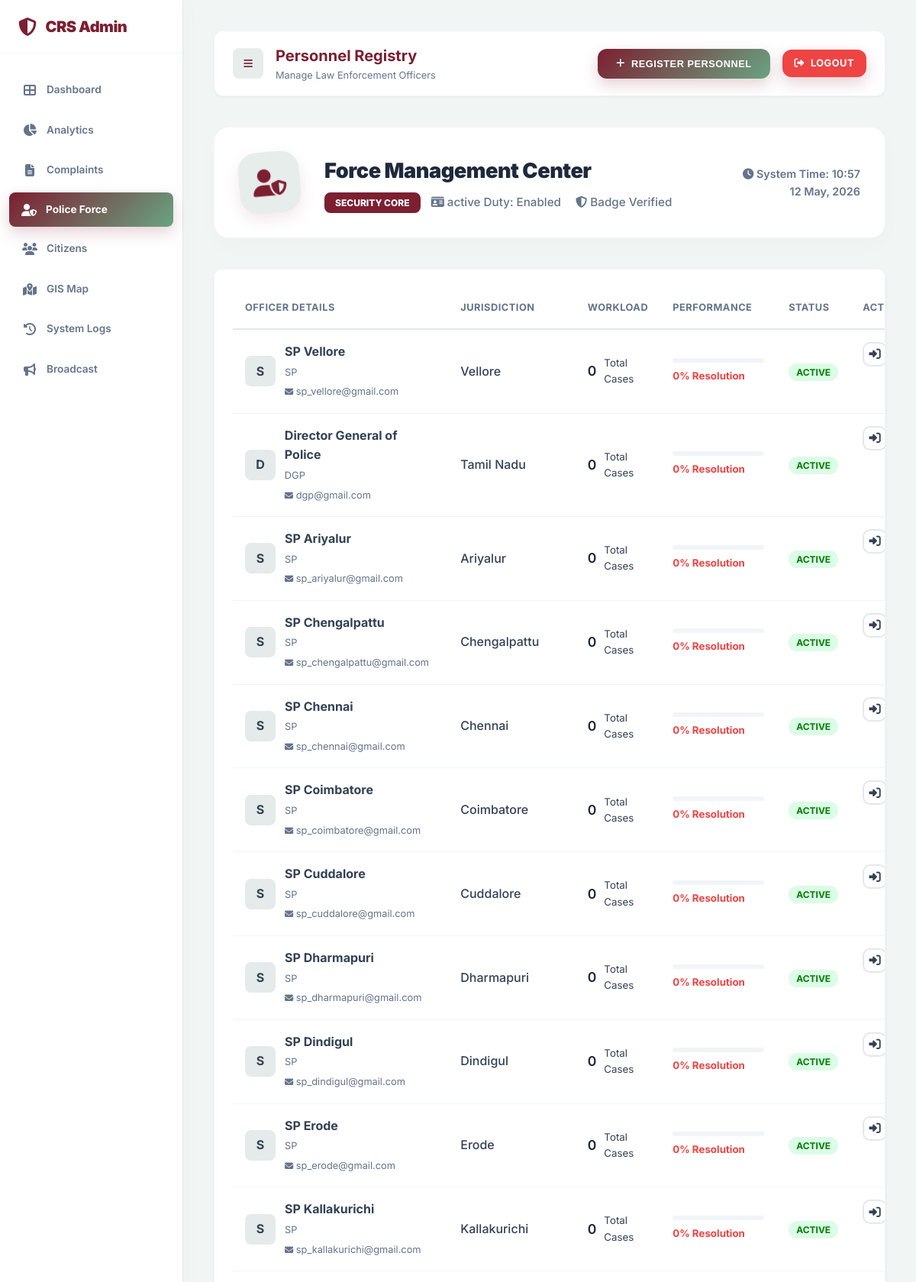
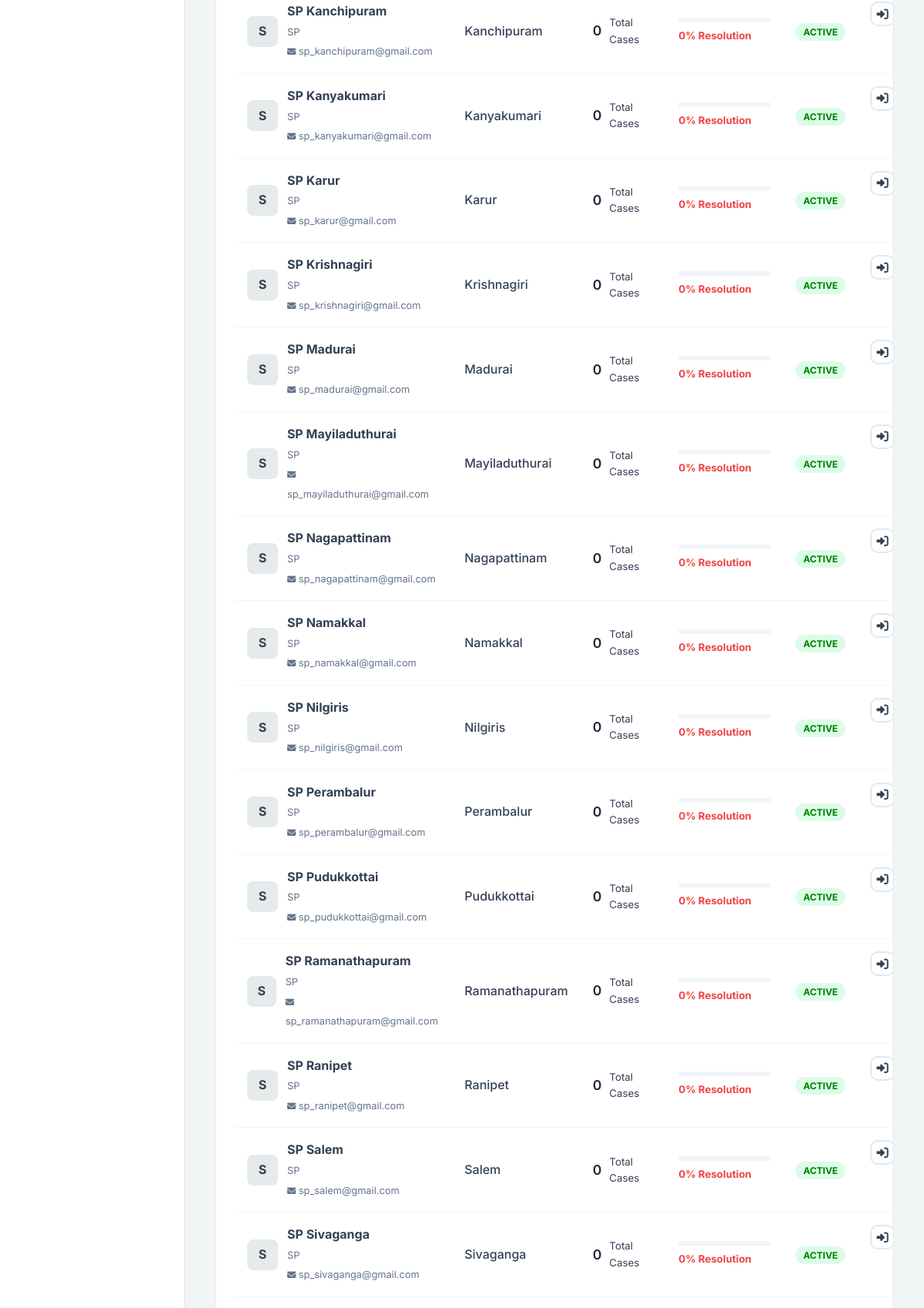
Screenshot of /admin_police.php (signed in, upper part) with the database file from the repository (2 pictures, top to bottom).
### tables this page shows
CREATE TABLE `users` (
  `id` int(11) NOT NULL AUTO_INCREMENT,
  `full_name` varchar(100) NOT NULL,
  `email` varchar(100) NOT NULL,
  `password` varchar(255) NOT NULL,
  `mobile` varchar(15) DEFAULT NULL,
  `role` enum('citizen','police','admin') NOT NULL DEFAULT 'citizen',
  `address` text DEFAULT NULL,
  `state` varchar(50) DEFAULT NULL,
  `district` varchar(50) DEFAULT NULL,
  `pincode` varchar(10) DEFAULT NULL,
  `badge_number` varchar(50) DEFAULT NULL,
  `rank` varchar(50) DEFAULT NULL,
  `specialization` varchar(100) DEFAULT NULL,
  `police_status` enum('Active','Inactive') DEFAULT 'Active',
  `created_at` timestamp NOT NULL DEFAULT current_timestamp(),
  `updated_at` timestamp NOT NULL DEFAULT current_timestamp() ON UPDATE current_timestamp(),
  `district_id` int(11) DEFAULT NULL,
  PRIMARY KEY (`id`),
  UNIQUE KEY `email` (`email`),
  UNIQUE KEY `badge_number` (`badge_number`),
  CONSTRAINT `fk_user_district` FOREIGN KEY (`district_id`) REFERENCES `districts` (`id`)
);

### public/admin_police.php (the view, shortened to what this page needs)
<?php
require_once '../app/config/db.php';
$sql = "SELECT u.*,
        (SELECT COUNT(*) FROM crimes WHERE assigned_to = u.id) as case_count,
        (SELECT COUNT(*) FROM crimes WHERE assigned_to = u.id AND status IN ('Resolved', 'Closed')) as resolved_count
        FROM users u WHERE u.role = 'police' ORDER BY u.created_at DESC";
$officers = $pdo->query($sql)->fetchAll();
?>
<!DOCTYPE html>
<html lang="en">
<head>
    <link rel="stylesheet" href="assets/css/style.css">
    <link rel="stylesheet" href="https://cdnjs.cloudflare.com/ajax/libs/font-awesome/6.4.0/css/all.min.css">
</head>
<body>
    <div class="admin-container">
        <aside class="sidebar" id="sidebar">
            <div class="sidebar-brand">
                <i class="fas fa-shield-halved" style="color: var(--color-claret);"></i>
                <span class="brand-text">CRS Admin</span>
            </div>
            <nav class="nav-group">
                <a href="admin_dashboard" class="nav-item">
                    <i class="fas fa-th-large"></i>
                    <span class="nav-text">Dashboard</span>
                </a>
                <a href="admin_analytics" class="nav-item">
                    <i class="fas fa-chart-pie"></i>
                    <span class="nav-text">Analytics</span>
                </a>
                <a href="admin_crimes" class="nav-item">
                    <i class="fas fa-file-alt"></i>
                    <span class="nav-text">Complaints</span>
                </a>
                <a href="admin_police" class="nav-item active">
                    <i class="fas fa-user-shield"></i>
                    <span class="nav-text">Police Force</span>
                </a>
                <a href="admin_users" class="nav-item">
                    <i class="fas fa-users"></i>
                    <span class="nav-text">Citizens</span>
                </a>
                <a href="admin_map" class="nav-item">
                    <i class="fas fa-map-marked-alt"></i>
                    <span class="nav-text">GIS Map</span>
                </a>
                <a href="admin_logs" class="nav-item">
                    <i class="fas fa-history"></i>
                    <span class="nav-text">System Logs</span>
                </a>
                <a href="admin_broadcast" class="nav-item">
                    <i class="fas fa-bullhorn"></i>
                    <span class="nav-text">Broadcast</span>
                </a>
            </nav>
        </aside>
        <main class="main-content" id="mainContent">
            <div class="top-bar" style="display: flex; justify-content: space-between; align-items: center; margin-bottom: 2.5rem; background: white; padding: 1rem 1.5rem; border-radius: 12px; box-shadow: 0 1px 3px rgba(0,0,0,0.05); border: 1px solid #f1f5f9;">
                <div style="display: flex; align-items: center; gap: 1rem;">
                    <button id="desktopToggle" style="background: var(--color-smoke); border: none; width: 40px; height: 40px; border-radius: 8px; cursor: pointer; color: var(--color-claret); display: flex; align-items: center; justify-content: center;">
                        <i class="fas fa-bars"></i>
                    </button>
                    <div>
                        <h2 style="font-size: 1.25rem; font-weight: 700; color: var(--color-claret); margin: 0;">Personnel Registry</h2>
                        <p style="font-size: 0.8rem; color: #64748b; margin: 0;">Manage Law Enforcement Officers</p>
                    </div>
                </div>
                <div style="display: flex; align-items: center; gap: 1rem;">
                    <button onclick="document.getElementById('addForm').style.display='block'" class="btn-mixed add-police-btn">
                        <i class="fas fa-plus"></i> Register Personnel
                    </button>
                    <a href="logout" class="btn-mixed" style="padding: 0.5rem 1rem; font-size: 0.8rem; background: #ef4444 !important;">
                        <i class="fas fa-sign-out-alt"></i> LOGOUT
                    </a>
                </div>
            </div>
            <div class="admin-banner">
                <div class="banner-icon">
                    <i class="fas fa-user-shield"></i>
                </div>
                <div class="banner-info">
                    <h2>Force Management Center</h2>
                    <p>
                        <span class="tag">Security Core</span>
                        <span><i class="fas fa-id-card"></i> active Duty: Enabled</span>
                        <span style="margin-left: 15px;"><i class="fas fa-shield-halved"></i> Badge Verified</span>
                    </p>
                </div>
                <div style="text-align: right; color: #64748b; font-size: 0.9rem; font-weight: 600;">
                    <i class="fas fa-clock"></i> System Time: <?php echo date('H:i'); ?><br>
                    <?php echo date('d M, Y'); ?>
                </div>
            </div>
            <div class="table-responsive desktop-view" style="background: white; border-radius: 10px; padding: 1.5rem; box-shadow: 0 2px 4px rgba(0,0,0,0.05); border: 1px solid #f1f5f9;">
                <table style="width: 100%; border-collapse: collapse;">
                    <thead>
                        <tr style="text-align: left; border-bottom: 2px solid #e2e8f0; color: var(--text-muted); font-size: 0.8rem; text-transform: uppercase; letter-spacing: 0.5px;">
                            <th style="padding: 1rem;">Officer Details</th>
                            <th style="padding: 1rem;">Jurisdiction</th>
                            <th style="padding: 1rem;">Workload</th>
                            <th style="padding: 1rem;">Performance</th>
                            <th style="padding: 1rem;">Status</th>
                            <th style="padding: 1rem;">Action</th>
                        </tr>
                    </thead>
                    <tbody>
                        <?php foreach($officers as $off): ?>
                        <tr style="border-bottom: 1px solid #f1f5f9;">
                            <td style="padding: 1rem;">
                                <div style="display: flex; align-items: center; gap: 12px;">
                                    <div style="width: 40px; height: 40px; background: rgba(0, 54, 49, 0.1); color: var(--primary-green); border-radius: 8px; display: flex; align-items: center; justify-content: center; font-weight: 700;">
                                        <?php echo substr($off['full_name'], 0, 1); ?>
                                    </div>
                                    <div>
                                        <strong style="color: var(--primary-green);"><?php echo htmlspecialchars($off['full_name']); ?></strong><br>
                                        <small style="color: #64748b; font-size: 0.8rem;"><?php echo htmlspecialchars($off['rank']); ?></small><br>
                                        <small style="color: #64748b; font-size: 0.8rem;"><i class="fas fa-envelope" style="font-size: 0.7rem;"></i> <?php echo htmlspecialchars($off['email']); ?></small>
                                    </div>
                                </div>
                            </td>
                            <td style="padding: 1rem;">
                                <span style="font-weight: 500;"><?php echo htmlspecialchars($off['district'] ?? 'N/A'); ?></span>
                            </td>
                            <td style="padding: 1rem;">
                                <div style="display: flex; align-items: center; gap: 10px;">
                                    <span style="font-weight: 600; font-size: 1.1rem; color: #1e293b;"><?php echo $off['case_count']; ?></span>
                                    <small class="text-muted">Total Cases</small>
                                </div>
                            </td>
                            <td style="padding: 1rem;">
                                <?php
                                    $rate = ($off['case_count'] > 0) ? round(($off['resolved_count'] / $off['case_count']) * 100) : 0;
                                    $col = $rate > 70 ? '#16a34a' : ($rate > 40 ? '#ca8a04' : '#ef4444');
                                ?>
                                <div style="width: 120px; height: 6px; background: #f1f5f9; border-radius: 3px; overflow: hidden; margin-bottom: 4px;">
                                </div>
                                <small style="color: <?php echo $col; ?>; font-weight: 700;"><?php echo $rate; ?>% Resolution</small>
                            </td>
                            <td style="padding: 1rem;"><span style="color: green; background: #dcfce7; padding: 4px 10px; border-radius: 50px; font-size: 0.75rem; font-weight: 700;">ACTIVE</span></td>
                            <td style="padding: 1rem; display: flex; gap: 8px;">
                                <form method="POST" style="margin:0;">
                                    <button type="submit" name="login_as_police" class="btn btn-outline" style="color: var(--primary-green); border-color: var(--sidebar-border); padding: 0.4rem; width: 32px; height: 32px;" title="Login as Officer">
                                        <i class="fas fa-sign-in-alt"></i>
                                    </button>
                                </form>
                            </td>
                        </tr>
                        <?php endforeach; ?>
                    </tbody>
                </table>
            </div>
        </main>
    </div>
</body>
</html>

### public/assets/css/style.css (style rules this page uses)
:root { --primary: #4f46e5; --primary-dark: #4338ca; --primary-light: #e0e7ff; --secondary: #0f172a; --accent: #0ea5e9; --success: #10b981; --warning: #f59e0b; --danger: #ef4444; --background: #f8fafc; --surface: #ffffff; --text-main: #334155; --text-muted: #64748b; --border: #e2e8f0; --sidebar-width: 220px; --header-height: 70px; }
* { box-sizing: border-box; margin: 0; padding: 0; }
html, body { font-family: 'Inter', system-ui, -apple-system, sans-serif; background-color: var(--background); color: var(--text-main); line-height: 1.6; -webkit-font-smoothing: antialiased; width: 100%; max-width: 100%; overflow-x: hidden; }
.main-content { flex: 1; margin-left: var(--sidebar-width); padding: 2rem; transition: margin-left 0.3s ease; }
.sidebar { width: var(--sidebar-width); background: var(--surface); color: var(--secondary); position: fixed; top: 0; left: 0; bottom: 0; z-index: 1000; border-right: 1px solid var(--border); display: flex; flex-direction: column; box-shadow: 4px 0 24px rgba(0, 0, 0, 0.02); transition: transform 0.3s ease; }
.sidebar-brand { height: var(--header-height); display: flex; align-items: center; padding: 0 1.5rem; font-size: 1.25rem; font-weight: 800; color: var(--primary); border-bottom: 1px solid var(--border); gap: 12px; }
.sidebar-brand i { font-size: 1.5rem; }
.nav-item { display: flex; align-items: center; padding: 0.75rem 1rem; color: var(--text-muted); text-decoration: none; border-radius: 10px; font-weight: 600; transition: all 0.2s; font-size: 0.85rem; }
.nav-item i { width: 20px; font-size: 1rem; margin-right: 12px; text-align: center; }
.nav-item.active { background: var(--primary); color: white; box-shadow: 0 4px 12px rgba(79, 70, 229, 0.3); }
.banner-icon { width: 64px; height: 64px; background: rgba(255, 255, 255, 0.2); border-radius: 50%; display: flex; align-items: center; justify-content: center; font-size: 1.5rem; backdrop-filter: blur(4px); }
.table-responsive { overflow-x: auto; -webkit-overflow-scrolling: touch; width: 100%; }
.btn { display: inline-flex; align-items: center; justify-content: center; padding: 0.75rem 1.5rem; border-radius: 10px; font-weight: 600; cursor: pointer; text-decoration: none; transition: all 0.2s; border: none; font-size: 0.95rem; gap: 8px; }
.btn-outline { background: transparent; border: 2px solid var(--border); color: var(--text-muted); }

### rows the page displays
users: full_name "S", full_name "SP Vellore", rank "SP", email "sp_vellore@gmail.com", district "Vellore", case_count "0", rate "0"
users: full_name "D", full_name "Director General of Police", rank "DGP", email "dgp@gmail.com", district "Tamil Nadu", case_count "0", rate "0"
users: full_name "S", full_name "SP Ariyalur", rank "SP", email "sp_ariyalur@gmail.com", district "Ariyalur", case_count "0", rate "0"
users: full_name "S", full_name "SP Chengalpattu", rank "SP", email "sp_chengalpattu@gmail.com", district "Chengalpattu", case_count "0", rate "0"
users: full_name "S", full_name "SP Chennai", rank "SP", email "sp_chennai@gmail.com", district "Chennai", case_count "0", rate "0"
users: full_name "S", full_name "SP Coimbatore", rank "SP", email "sp_coimbatore@gmail.com", district "Coimbatore", case_count "0", rate "0"
users: full_name "S", full_name "SP Cuddalore", rank "SP", email "sp_cuddalore@gmail.com", district "Cuddalore", case_count "0", rate "0"
users: full_name "S", full_name "SP Dharmapuri", rank "SP", email "sp_dharmapuri@gmail.com", district "Dharmapuri", case_count "0", rate "0"
users: full_name "S", full_name "SP Dindigul", rank "SP", email "sp_dindigul@gmail.com", district "Dindigul", case_count "0", rate "0"
users: full_name "S", full_name "SP Erode", rank "SP", email "sp_erode@gmail.com", district "Erode", case_count "0", rate "0"
users: full_name "S", full_name "SP Kallakurichi", rank "SP", email "sp_kallakurichi@gmail.com", district "Kallakurichi", case_count "0", rate "0"
users: full_name "S", full_name "SP Kanchipuram", rank "SP", email "sp_kanchipuram@gmail.com", district "Kanchipuram", case_count "0", rate "0"
users: full_name "S", full_name "SP Kanyakumari", rank "SP", email "sp_kanyakumari@gmail.com", district "Kanyakumari", case_count "0", rate "0"
users: full_name "S", full_name "SP Karur", rank "SP", email "sp_karur@gmail.com", district "Karur", case_count "0", rate "0"
users: full_name "S", full_name "SP Krishnagiri", rank "SP", email "sp_krishnagiri@gmail.com", district "Krishnagiri", case_count "0", rate "0"
users: full_name "S", full_name "SP Madurai", rank "SP", email "sp_madurai@gmail.com", district "Madurai", case_count "0", rate "0"
users: full_name "S", full_name "SP Mayiladuthurai", rank "SP", email "sp_mayiladuthurai@gmail.com", district "Mayiladuthurai", case_count "0", rate "0"
users: full_name "S", full_name "SP Nagapattinam", rank "SP", email "sp_nagapattinam@gmail.com", district "Nagapattinam", case_count "0", rate "0"
users: full_name "S", full_name "SP Namakkal", rank "SP", email "sp_namakkal@gmail.com", district "Namakkal", case_count "0", rate "0"
users: full_name "S", full_name "SP Nilgiris", rank "SP", email "sp_nilgiris@gmail.com", district "Nilgiris", case_count "0", rate "0"
users: full_name "S", full_name "SP Perambalur", rank "SP", email "sp_perambalur@gmail.com", district "Perambalur", case_count "0", rate "0"
users: full_name "S", full_name "SP Pudukkottai", rank "SP", email "sp_pudukkottai@gmail.com", district "Pudukkottai", case_count "0", rate "0"
users: full_name "S", full_name "SP Ramanathapuram", rank "SP", email "sp_ramanathapuram@gmail.com", district "Ramanathapuram", case_count "0", rate "0"
users: full_name "S", full_name "SP Ranipet", rank "SP", email "sp_ranipet@gmail.com", district "Ranipet", case_count "0", rate "0"
users: full_name "S", full_name "SP Salem", rank "SP", email "sp_salem@gmail.com", district "Salem", case_count "0", rate "0"
users: full_name "S", full_name "SP Sivaganga", rank "SP", email "sp_sivaganga@gmail.com", district "Sivaganga", case_count "0", rate "0"
